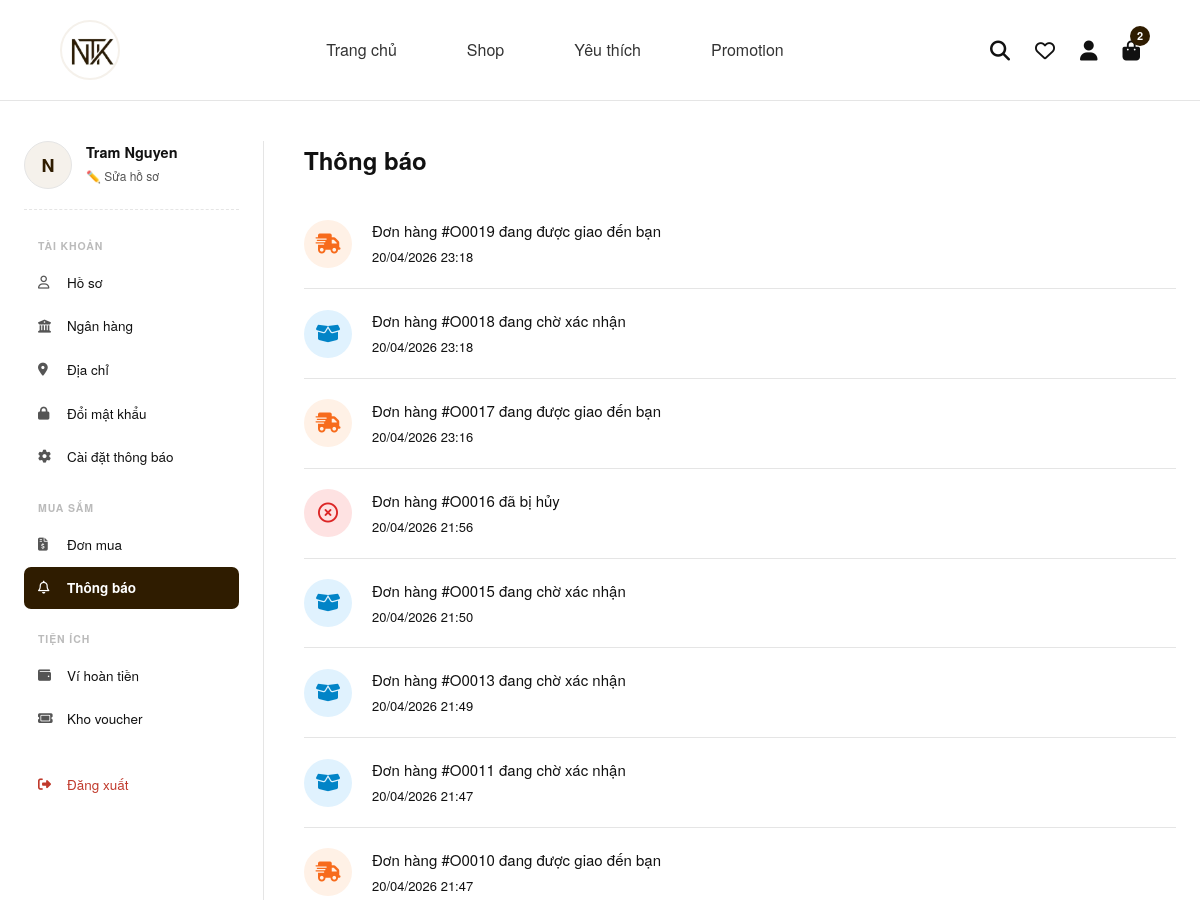
The page /views/user/dashboard.php?view=thongbao (signed in, upper part) on the database as committed earlier.
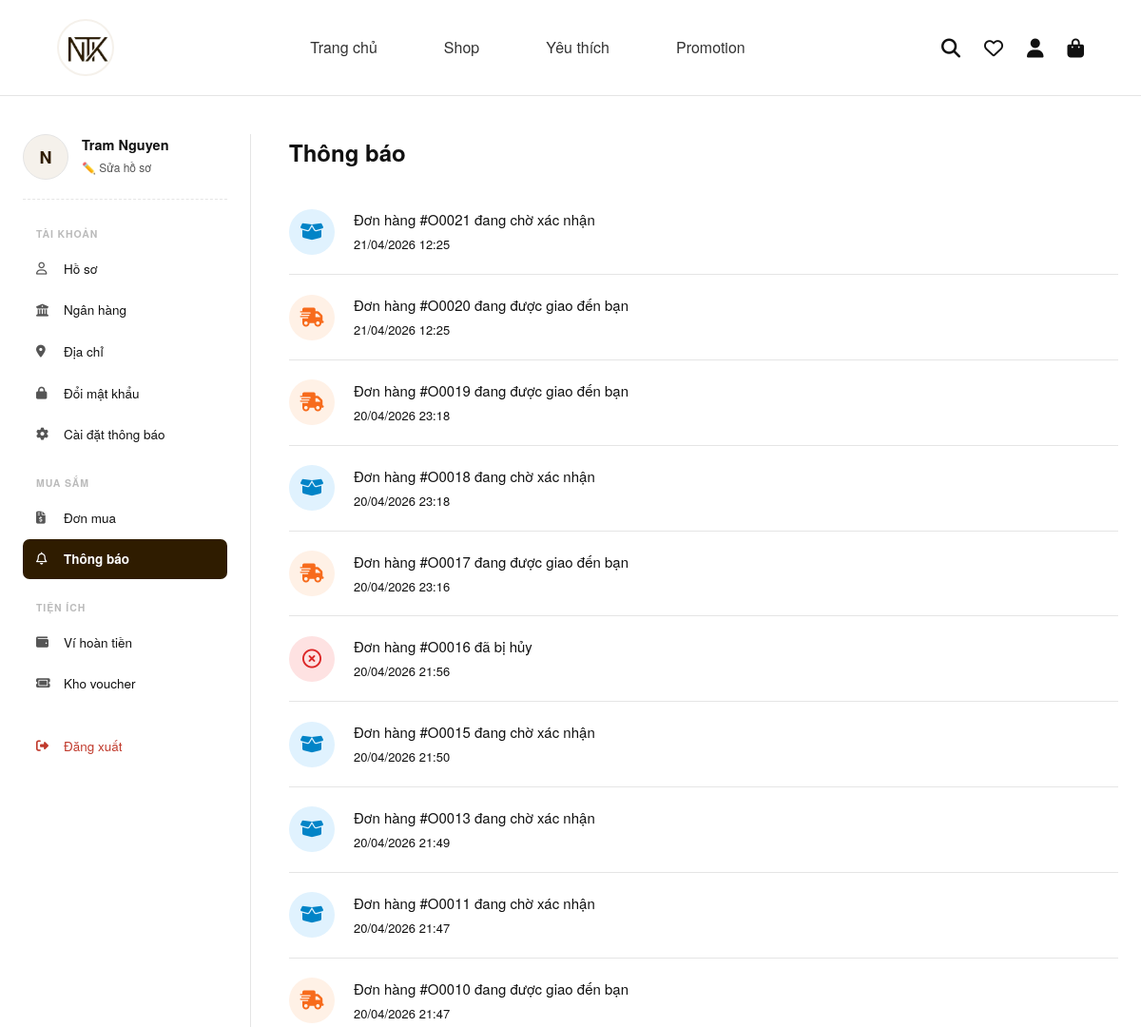
The same page on the database as committed later.
### tables this page shows
CREATE TABLE `users` (
  `user_id` char(5) NOT NULL,
  `username` varchar(50) NOT NULL,
  `password` varchar(50) NOT NULL,
  `fullname` varchar(100) DEFAULT NULL,
  `email` varchar(100) DEFAULT NULL,
  `phonenumber` varchar(10) DEFAULT NULL,
  `address` text DEFAULT NULL,
  `verification_code` varchar(6) DEFAULT NULL,
  `verification_code_expires_at` datetime DEFAULT NULL,
  `is_verified` int(11) DEFAULT 0,
  `role` int(11) DEFAULT 0,
  `status` int(11) DEFAULT 1,
  `created_at` datetime DEFAULT current_timestamp(),
  `total_orders` int(11) DEFAULT 0,
  `total_spend` decimal(15,2) DEFAULT 0.00,
  `bank_name` varchar(100) DEFAULT NULL,
  `bank_account_number` varchar(20) DEFAULT NULL,
  `bank_account_name` varchar(100) DEFAULT NULL,
  `wallet_balance` decimal(15,2) DEFAULT 0.00,
  PRIMARY KEY (`user_id`),
  UNIQUE KEY `username` (`username`)
);

CREATE TABLE `orders` (
  `order_id` char(5) NOT NULL,
  `payos_order_code` bigint(20) DEFAULT NULL,
  `payos_qr_code` text DEFAULT NULL,
  `user_id` char(5) DEFAULT NULL,
  `order_date` datetime DEFAULT current_timestamp(),
  `fullname` varchar(100) DEFAULT NULL,
  `phone` varchar(10) DEFAULT NULL,
  `address` varchar(500) DEFAULT NULL,
  `total_price` decimal(15,2) DEFAULT NULL,
  `shipping_fee` decimal(15,2) DEFAULT NULL,
  `shipping_method_id` char(5) DEFAULT NULL,
  `discount_value` decimal(15,2) DEFAULT NULL,
  `order_status` int(11) DEFAULT NULL,
  `final_price` decimal(15,2) DEFAULT NULL,
  `payment_status` int(11) DEFAULT 0,
  `payment_method` int(11) DEFAULT NULL,
  `coupon_id` char(5) DEFAULT NULL,
  `tracking_number` varchar(50) DEFAULT NULL,
  `wallet_used_amount` decimal(15,2) DEFAULT 0.00,
  `note` varchar(500) DEFAULT NULL,
  `payos_checkout_url` varchar(1000) DEFAULT NULL,
  PRIMARY KEY (`order_id`),
  KEY `fk_order_user` (`user_id`),
  KEY `fk_order_coupon` (`coupon_id`),
  KEY `fk_order_ship` (`shipping_method_id`),
  CONSTRAINT `fk_order_coupon` FOREIGN KEY (`coupon_id`) REFERENCES `coupons` (`coupon_id`),
  CONSTRAINT `fk_order_ship` FOREIGN KEY (`shipping_method_id`) REFERENCES `shipping_methods` (`shipping_method_id`),
  CONSTRAINT `fk_order_user` FOREIGN KEY (`user_id`) REFERENCES `users` (`user_id`)
);

### src/views/user/notifications.php (the view, shortened to what this page needs)
<?php
$user_id = $_SESSION['user_id'];
try {
    $sql = "SELECT order_id as id_don_hang, order_status as trang_thai, order_date as thoi_gian
            FROM Orders
            WHERE user_id = :user_id
            ORDER BY order_date DESC";
    $stmt = $conn->prepare($sql);
    $stmt->execute(['user_id' => $user_id]);
    $danh_sach_thong_bao = $stmt->fetchAll(PDO::FETCH_ASSOC);
} catch (PDOException $e) {
    echo "Lỗi lấy thông báo: " . $e->getMessage();
    $danh_sach_thong_bao = [];
}
?>
<div class="content-header">
    <h2 class="section-title" style="margin: 0; padding: 0; border: none; margin-bottom: 20px;">Thông báo</h2>
</div>
<div class="notification-list">
    <?php if (!empty($danh_sach_thong_bao)): ?>
        <?php foreach ($danh_sach_thong_bao as $noti): ?>
            <?php
                $icon_class = 'fa-solid fa-bell';
                $color_class = 'icon-blue';
                $tieu_de = 'Có cập nhật về đơn hàng #' . htmlspecialchars($noti['id_don_hang']);
                $status = (int)$noti['trang_thai'];
                if ($status === 1) {
                    $icon_class = 'fa-solid fa-truck-fast';
                    $color_class = 'icon-orange';
                    $tieu_de = 'Đơn hàng #' . htmlspecialchars($noti['id_don_hang']) . ' đang được giao đến bạn';
                } elseif ($status === 2 || $status === 3) {
                    $icon_class = 'fa-regular fa-circle-check';
                    $color_class = 'icon-green';
                    $tieu_de = 'Đơn hàng #' . htmlspecialchars($noti['id_don_hang']) . ' đã được giao thành công';
                } elseif ($status === 4) {
                    $icon_class = 'fa-regular fa-circle-xmark';
                    $color_class = 'icon-red';
                    $tieu_de = 'Đơn hàng #' . htmlspecialchars($noti['id_don_hang']) . ' đã bị hủy';
                } else {
                    $icon_class = 'fa-solid fa-box-open';
                    $color_class = 'icon-blue';
                    $tieu_de = 'Đơn hàng #' . htmlspecialchars($noti['id_don_hang']) . ' đang chờ xác nhận';
                }
            ?>
            <div class="noti-item">
                <div class="noti-icon <?php echo $color_class; ?>">
                    <i class="<?php echo $icon_class; ?>"></i>
                </div>
                <div class="noti-content">
                    <div class="noti-title"><?php echo $tieu_de; ?></div>
                    <div class="noti-time"><?php echo date('d/m/Y H:i', strtotime($noti['thoi_gian'])); ?></div>
                </div>
            </div>
        <?php endforeach; ?>
    <?php else: ?>
        <div class="noti-item" style="justify-content: center; color: var(--text-muted); border: 1px dashed #ccc; padding: 40px; border-radius: 8px;">
            Bạn chưa có thông báo nào.
        </div>
    <?php endif; ?>
</div>

### src/views/user/dashboard.php (shortened to what this page needs)
<?php
require_once __DIR__ . '/../../config/database.php';
try {
    $stmt = $conn->prepare("SELECT * FROM Users WHERE user_id = :user_id");
    $stmt->execute(['user_id' => $_SESSION['user_id']]);
    $current_user = $stmt->fetch(PDO::FETCH_ASSOC);
} catch (PDOException $e) {
    echo "Lỗi: " . $e->getMessage();
    exit;
}
$view = isset($_GET['view']) ? $_GET['view'] : 'hoso';
$cart_count = 0;
try {
    $stmt_c = $conn->prepare("SELECT SUM(quantity) as total FROM Cart WHERE user_id = :uid");
    $stmt_c->execute(['uid' => $_SESSION['user_id']]);
    $row_c = $stmt_c->fetch(PDO::FETCH_ASSOC);
    $cart_count = $row_c['total'] ? (int)$row_c['total'] : 0;
} catch (PDOException $e) {
    $cart_count = 0;
}
?>
<!DOCTYPE html>
<html lang="vi">
<head>
    <link rel="stylesheet" href="https://cdnjs.cloudflare.com/ajax/libs/font-awesome/6.4.0/css/all.min.css">
    <link rel="stylesheet" href="../../assets/css/style.css">
</head>
<body>
<header class="main-header">
    <div class="header-container">
        <div class="logo">
            <a href="../../index.php">
                <img src="../../assets/images/logo-ntk.png" alt="NTK Logo">
            </a>
        </div>
        <nav class="navbar">
            <ul>
                <li><a href="../../index.php">Trang chủ</a></li>
                <li><a href="../../product.php">Shop</a></li>
                <li><a href="../../wishlist.php">Yêu thích</a></li>
                <li><a href="../../promotion.php">Promotion</a></li>
            </ul>
        </nav>
        <div class="header-icons">
            <a href="javascript:void(0)" onclick="toggleSearch()" title="Tìm kiếm">
                <i class="fa-solid fa-magnifying-glass"></i>
            </a>
            <a href="../../wishlist.php" title="Yêu thích">
                <i class="fa-regular fa-heart"></i>
            </a>
            <a href="dashboard.php" title="Tài khoản">
                <i class="fa-solid fa-user"></i>
            </a>
            <a href="../../cart.php" class="cart-icon" title="Giỏ hàng">
                <i class="fa-solid fa-bag-shopping"></i>
                <?php if ($cart_count > 0): ?>
                    <span class="cart-count"><?= $cart_count ?></span>
                <?php endif; ?>
            </a>
        </div>
    </div>
</header>
<div class="dashboard-wrap">
    <aside class="dashboard-sidebar">
        <div class="user-card">
            <div class="user-avatar"><?= strtoupper(substr($current_user['username'], 0, 1)) ?></div>
            <div>
                <div class="user-name"><?= htmlspecialchars($current_user['fullname'] ?: $current_user['username']) ?></div>
                <a href="dashboard.php?view=hoso" class="user-edit">✏️ Sửa hồ sơ</a>
            </div>
        </div>
        <div class="menu-section-title">Tài khoản</div>
        <ul class="sidebar-menu">
            <li><a href="dashboard.php?view=hoso"       class="<?= $view=='hoso'      ?'active':'' ?>"><i class="fa-regular fa-user"></i>Hồ sơ</a></li>
            <li><a href="dashboard.php?view=nganhang"   class="<?= $view=='nganhang'  ?'active':'' ?>"><i class="fa-solid fa-building-columns"></i>Ngân hàng</a></li>
            <li><a href="dashboard.php?view=diachi"     class="<?= $view=='diachi'    ?'active':'' ?>"><i class="fa-solid fa-location-dot"></i>Địa chỉ</a></li>
            <li><a href="dashboard.php?view=doimatkhau" class="<?= $view=='doimatkhau'?'active':'' ?>"><i class="fa-solid fa-lock"></i>Đổi mật khẩu</a></li>
            <li><a href="dashboard.php?view=caidat"     class="<?= $view=='caidat'    ?'active':'' ?>"><i class="fa-solid fa-gear"></i>Cài đặt thông báo</a></li>
        </ul>
        <div class="menu-section-title">Mua sắm</div>
        <ul class="sidebar-menu">
            <li><a href="dashboard.php?view=donmua"   class="<?= $view=='donmua'  ?'active':'' ?>"><i class="fa-solid fa-file-invoice-dollar"></i>Đơn mua</a></li>
            <li><a href="dashboard.php?view=thongbao" class="<?= $view=='thongbao'?'active':'' ?>"><i class="fa-regular fa-bell"></i>Thông báo</a></li>
        </ul>
        <div class="menu-section-title">Tiện ích</div>
        <ul class="sidebar-menu">
            <li><a href="dashboard.php?view=vihoantien" class="<?= $view=='vihoantien'?'active':'' ?>"><i class="fa-solid fa-wallet"></i>Ví hoàn tiền</a></li>
            <li><a href="dashboard.php?view=khovoucher" class="<?= ($view=='khovoucher'||$view=='all_coupons')?'active':'' ?>"><i class="fa-solid fa-ticket"></i>Kho voucher</a></li>
        </ul>
        <div style="margin-top: 24px;">
            <ul class="sidebar-menu">
                <li><a href="../logout.php" class="logout"><i class="fa-solid fa-right-from-bracket"></i>Đăng xuất</a></li>
            </ul>
        </div>
    </aside>
    <main class="dashboard-content">
        <?php
            switch ($view) {
                case 'thongbao':    include 'notifications.php';          break;
            }
        ?>
    </main>
</div>
</body>
</html>

### src/assets/css/style.css (style rules this page uses)
:root { --primary-color: #2f1c00; --bg-color: #ffffff; --beige-color: #f5f1eb; --border-color: #e5e5e5; --text-color: #111111; --font-main: 'Helvetica Neue', Arial, sans-serif; }
* { margin: 0; padding: 0; box-sizing: border-box; }
body { font-family: var(--font-main); color: var(--text-color); background-color: var(--bg-color); line-height: 1.6; }
a { text-decoration: none; color: inherit; transition: color 0.3s ease; }
ul { list-style: none; }
.main-header { border-bottom: 1px solid var(--border-color); padding: 20px 0; background-color: var(--bg-color); position: sticky; top: 0; z-index: 1000; }
.header-container { width: 90%; max-width: 1400px; margin: 0 auto; display: flex; justify-content: space-between; align-items: center; }
.logo img { height: 45px; object-fit: contain; }
.navbar ul { display: flex; gap: 40px; }
.navbar ul li a { font-weight: 500; font-size: 16px; padding-bottom: 5px; }
.header-icons { display: flex; gap: 25px; align-items: center; font-size: 20px; }
.cart-icon { position: relative; }
body { margin: 0; font-family: 'Segoe UI', Arial, sans-serif; background: #fdfcfb; color: #333; }
header { display: flex; justify-content: space-between; align-items: center; padding: 10px 40px; background: white; border-bottom: 1px solid #eee; position: sticky; top: 0; z-index: 1000; }
.logo img { height: 60px; width: 60px; border-radius: 50%; object-fit: cover; display: block; border: 2px solid #f5f1eb; }
nav a { margin: 0 15px; text-decoration: none; color: #333; font-weight: 600; }
.cart-count { position: absolute; top: -8px; right: -10px; background-color: var(--primary-color); color: white; font-size: 11px; font-weight: bold; width: 20px; height: 20px; border-radius: 50%; display: flex; justify-content: center; align-items: center; }

### src/views/user/dashboard.php (style rules this page uses)
:root { --primary: #2f1c00; --bg: #ffffff; --beige: #f5f1eb; --border: #e5e5e5; --text: #111111; --muted: #555555; }
* { box-sizing: border-box; }
html, body { margin: 0; padding: 0; }
body { font-family: "Helvetica Neue", Helvetica, Arial, sans-serif; background: var(--bg); color: var(--text); }
.main-header { position: sticky; top: 0; z-index: 1000; }
.dashboard-wrap { display: flex; max-width: 1240px; margin: 40px auto 60px; padding: 0 24px; gap: 0; min-height: 600px; }
.dashboard-sidebar { width: 240px; flex-shrink: 0; padding-right: 24px; border-right: 1px solid var(--border); }
.user-card { display: flex; align-items: center; margin-bottom: 28px; padding-bottom: 20px; border-bottom: 1px dashed var(--border); }
.user-avatar { width: 48px; height: 48px; border-radius: 50%; background: var(--beige); border: 1.5px solid var(--border); display: flex; align-items: center; justify-content: center; font-size: 18px; font-weight: 700; color: var(--primary); margin-right: 14px; flex-shrink: 0; }
.user-name { font-weight: 600; font-size: 14.5px; line-height: 1.3; }
.user-edit { font-size: 12px; color: var(--muted); text-decoration: none; }
.menu-section-title { font-size: 10.5px; font-weight: 700; color: #bbb; letter-spacing: 0.9px; text-transform: uppercase; margin: 22px 0 7px 14px; }
.sidebar-menu { list-style: none; padding: 0; margin: 0; }
.sidebar-menu a { display: flex; align-items: center; padding: 10px 14px; border-radius: 7px; font-size: 13.5px; color: var(--text); text-decoration: none; margin-bottom: 2px; transition: background 0.18s, color 0.18s; }
.sidebar-menu a i { width: 18px; margin-right: 11px; color: var(--muted); font-size: 13px; transition: color 0.18s; }
.sidebar-menu a.active { background: var(--primary); color: #fff; font-weight: 600; }
.sidebar-menu a.active i { color: #fff; }
.sidebar-menu a.logout { color: #c0392b; }
.sidebar-menu a.logout i { color: #c0392b; }
.dashboard-content { flex: 1; padding-left: 40px; min-width: 0; }

### src/views/user/notifications.php (style rules this page uses)
.notification-list { display: flex; flex-direction: column; margin-top: 10px; }
.noti-item { display: flex; align-items: center; padding: 20px 0; border-bottom: 1px solid var(--border-color); gap: 20px; }
.noti-icon { width: 48px; height: 48px; border-radius: 50%; display: flex; justify-content: center; align-items: center; font-size: 20px; flex-shrink: 0; }
.icon-orange { background-color: #fff1e6; color: #f76b1c; }
.icon-red { background-color: #fee2e2; color: #dc2626; }
.icon-blue { background-color: #e0f2fe; color: #0284c7; }
.noti-content { display: flex; flex-direction: column; gap: 4px; }
.noti-title { font-size: 15px; color: var(--text-main); font-weight: 400; }
.noti-time { font-size: 13px; color: var(--text-muted); }

Rows that differ between the two databases and show on the page:
added orders: order_status 0 (drawn), order_id "Đơn hàng #O0021 đang chờ xác nhận", order_date "21/04/2026 12:25"
added orders: order_status 1 (drawn), order_id "Đơn hàng #O0020 đang được giao đến bạn", order_date "21/04/2026 12:25"
Other text that changed with them:
$cart_count: "2" → (not shown)
